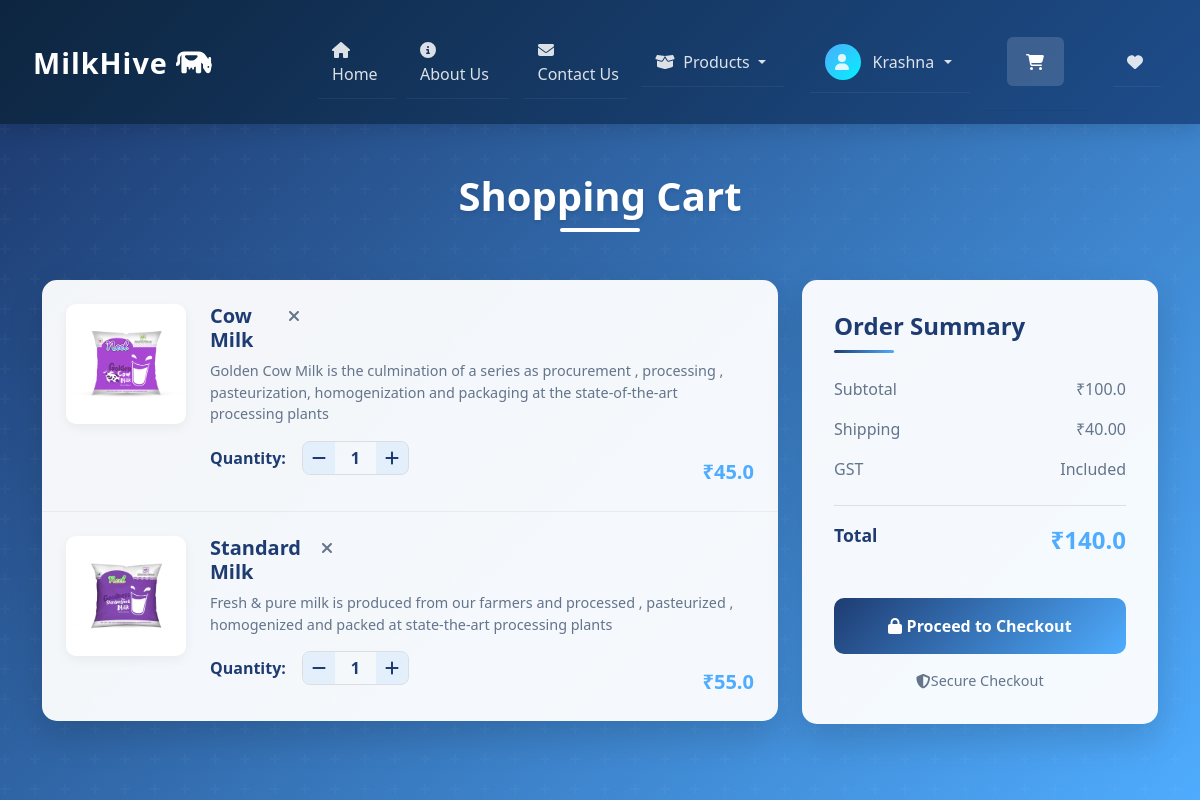
The app's page /cart/ (signed in) with its own data.
### app/models.py (models this page shows, shortened)
class Cart(models.Model):
    user = models.ForeignKey(User,on_delete=models.CASCADE)
    product = models.ForeignKey(Product,on_delete=models.CASCADE)
    quantity = models.PositiveIntegerField(default=1)

class Product(models.Model):
    title = models.CharField(max_length=100)
    selling_price = models.FloatField()
    discounted_price = models.FloatField()
    description = models.TextField()
    composition = models.TextField(default='')
    prodapp = models.TextField(default='')
    category = models.CharField(choices=CATEGORY_CHOICES, max_length=2)
    product_image = models.ImageField(upload_to='product')

### app/views.py (the view)
# urls.py: path("cart/", views.show_cart,name="showcart"),
def show_cart(request):
    user = request.user
    cart = Cart.objects.filter(user=user)
    amount = 0
    for p in cart:
        value = p.quantity * p.product.discounted_price
        amount = amount + value
    totalamount = amount + 40
    return render(request,'app/addtocart.html',locals())

### app/templates/app/addtocart.html (shortened to what this page needs)
{% extends "app/base.html" %}
{% load static %}
{% block main-content %}
<div class="cart-container">
    <div class="container">
        <div class="cart-header animate__animated animate__fadeInDown">
            <h1 class="cart-title">Shopping Cart</h1>
            <div class="title-underline"></div>
        </div>
        {% if cart %}
        <div class="row cart-content">
            <div class="col-lg-8 col-md-7">
                <div class="cart-items-container animate__animated animate__fadeInLeft">
                    {% for item in cart %}
                    <div class="cart-item">
                        <div class="item-image">
                            <img src="{{ item.product.product_image.url }}" alt="{{ item.product.title }}" class="img-fluid">
                        </div>
                        <div class="item-details">
                            <div class="item-header">
                                <h3 class="item-title">{{ item.product.title }}</h3>
                                <a href="#" class="remove-item remove-cart" pid="{{ item.product.id }}">
                                    <i class="fas fa-times"></i>
                                </a>
                            </div>
                            <p class="item-desc">{{ item.product.description }}</p>
                            <div class="item-quantity">
                                <span class="quantity-label">Quantity:</span>
                                <div class="quantity-control">
                                    <a class="quantity-btn minus-cart" pid="{{ item.product.id }}">
                                        <i class="fas fa-minus"></i>
                                    </a>
                                    <span class="quantity-value" id="quantity">{{ item.quantity }}</span>
                                    <a class="quantity-btn plus-cart" pid="{{ item.product.id }}">
                                        <i class="fas fa-plus"></i>
                                    </a>
                                </div>
                            </div>
                            <div class="item-price">₹{{ item.product.discounted_price }}</div>
                        </div>
                    </div>
                    {% endfor %}
                </div>
            </div>
            <div class="col-lg-4 col-md-5">
                <div class="cart-summary animate__animated animate__fadeInRight">
                    <h2 class="summary-title">Order Summary</h2>
                    <div class="summary-items">
                        <div class="summary-item">
                            <span class="item-label">Subtotal</span>
                            <span class="item-value" id="amount">₹{{ amount }}</span>
                        </div>
                        <div class="summary-item">
                            <span class="item-label">Shipping</span>
                            <span class="item-value">₹40.00</span>
                        </div>
                        <div class="summary-item">
                            <span class="item-label">GST</span>
                            <span class="item-value">Included</span>
                        </div>
                    </div>
                    <div class="summary-total">
                        <span class="total-label">Total</span>
                        <span class="total-value" id="totalamount">₹{{ totalamount }}</span>
                    </div>
                    <a href="{% url 'checkout' %}" class="btn checkout-btn">
                        <i class="fas fa-lock"></i> Proceed to Checkout
                    </a>
                    <div class="secure-checkout">
                        <i class="fas fa-shield-alt"></i>
                        <span>Secure Checkout</span>
                    </div>
                </div>
            </div>
        </div>
        {% endif %}
    </div>
</div>
{% endblock main-content %}

### app/templates/app/base.html (shortened to what this page needs)
<!DOCTYPE html>
{% load static %}
<html lang="en">
<head>
    <link href="https://cdn.jsdelivr.net/npm/bootstrap@5.3.3/dist/css/bootstrap.min.css" rel="stylesheet">
    <link rel="stylesheet" href="{% static 'app/css/owl.carousel.min.css' %}" />
    <link rel="stylesheet" href="{% static 'app/css/all.min.css' %}" />
    <link rel="stylesheet" href="{% static 'app/css/style.css' %}" />
    <link rel="stylesheet" href="https://cdnjs.cloudflare.com/ajax/libs/animate.css/4.1.1/animate.min.css" />
    <link rel="stylesheet" href="https://cdnjs.cloudflare.com/ajax/libs/font-awesome/6.0.0/css/all.min.css" />
</head>
<body>
  <nav class="navbar navbar-expand-lg custom-navbar animate__animated animate__fadeInDown">
        <div class="container-fluid">
          <a class="navbar-brand animate__animated animate__fadeIn" href="{%url 'home' %}">
            <span class="brand-logo">MilkHive<i class="fas fa-cow ms-2"></i></span>
          </a>
          <div class="collapse navbar-collapse" id="navbarSupportedContent">
            <ul class="navbar-nav me-auto mb-2 mb-lg-0">
              {% if request.user.is_authenticated %}
              <li class="nav-item animate__animated animate__fadeIn" style="animation-delay: 0.1s;">
                <a class="nav-link {% if request.path == '/' %}active{% endif %}" aria-current="page" href="{%url 'home' %}">
                    <i class="fas fa-home me-1"></i> Home
                </a>
              </li>
              <li class="nav-item d-flex animate__animated animate__fadeIn" style="animation-delay: 0.3s;">
                <a class="nav-link {% if request.path == '/about/' %}active{% endif %}" href="{% url 'about' %}">
                    <i class="fas fa-info-circle me-1"></i> About&nbsp;Us
                </a>
                <a class="nav-link {% if request.path == '/contact/' %}active{% endif %}" href="{% url 'contact' %}">
                    <i class="fas fa-envelope me-1"></i> Contact&nbsp;Us
                </a>
              </li>
              {% endif %}
            </ul>
            <div class="d-flex align-items-center ms-auto">
              {% if request.user.is_authenticated %}
              <div class="nav-item dropdown animate__animated animate__fadeIn me-3" style="animation-delay: 0.2s;">
                <a class="nav-link dropdown-toggle {% if 'category' in request.path %}active{% endif %}" href="#" role="button" data-bs-toggle="dropdown" aria-expanded="false">
                  <i class="fas fa-box-open me-1"></i> Products
                </a>
              </div>
              {% endif %}
              <ul class="navbar-nav d-flex flex-row align-items-center mb-0">
                {% if request.user.is_authenticated %}
                <li class="nav-item dropdown user-item animate__animated animate__fadeIn" style="animation-delay: 0.6s;">
                    <a class="nav-link dropdown-toggle" href="#" role="button" data-bs-toggle="dropdown" aria-expanded="false">
                      <div class="user-icon">
                        <i class="fas fa-user"></i>
                      </div>
                      Krashna
                    </a>
              </li>
                <li class="nav-item mx-2 cart-item animate__animated animate__fadeIn" style="animation-delay: 0.7s;">
                    <a href="{% url 'showcart' %}" class="nav-link {% if 'cart' in request.path %}active{% endif %}" data-bs-toggle="tooltip" data-bs-placement="bottom" title="Your Cart">
                        <div class="position-relative">
                            <i class="fas fa-shopping-cart"></i>
                        </div>
                    </a>
                </li>
                <li class="nav-item mx-2 wishlist-item animate__animated animate__fadeIn" style="animation-delay: 0.8s;">
                    <a href="#" class="nav-link" data-bs-toggle="tooltip" data-bs-placement="bottom" title="Your Wishlist">
                        <div class="position-relative">
                            <i class="fas fa-heart"></i>
                        </div>
                    </a>
                </li>
                {%endif%}
          </ul>
            </div>
          </div>
        </div>
      </nav>
      {% block  main-content%} {% endblock main-content%}
</body>
</html>

### app/static/app/css/style.css (style rules this page uses)
.goodnessseccont img,a { width:100%; }

### app/templates/app/base.html (style rules this page uses)
.custom-navbar { background: linear-gradient(135deg, #0d253f, #1e4d8b); padding: 0.8rem 1rem; box-shadow: 0 4px 20px rgba(0, 0, 0, 0.15); position: sticky; top: 0; z-index: 1000; transition: all 0.4s ease; }
.navbar-brand { transition: all 0.3s ease; }
.brand-logo { font-size: 1.8rem; font-weight: 800; color: #fff; letter-spacing: 1px; position: relative; padding: 0 5px; text-decoration: none; }
.brand-logo::before { content: ''; position: absolute; bottom: 0; left: 0; width: 100%; height: 3px; background: linear-gradient(to right, #4facfe, #00f2fe); transform-origin: right; transform: scaleX(0); transition: transform 0.4s ease-out; border-radius: 2px; }
.nav-link { color: rgba(255, 255, 255, 0.85) !important; font-weight: 500; padding: 0.8rem 1.2rem !important; border-radius: 6px; margin: 0 2px; position: relative; overflow: hidden; transition: all 0.3s ease; z-index: 1; }
.nav-link::before { content: ''; position: absolute; top: 0; left: 0; width: 100%; height: 100%; background: rgba(255, 255, 255, 0.12); transform: translateY(100%); transition: transform 0.3s ease; z-index: -1; border-radius: 6px; }
.user-item { position: relative; }
.user-item .nav-link { display: flex; align-items: center; gap: 6px; }
.user-icon { display: flex; align-items: center; justify-content: center; width: 36px; height: 36px; background: linear-gradient(135deg, #4facfe, #00f2fe); border-radius: 50%; margin-right: 6px; transition: all 0.3s ease; }
.cart-item .nav-link, .wishlist-item .nav-link { display: flex; align-items: center; }
.nav-link.active { background: rgba(255, 255, 255, 0.15); color: white !important; }

### records on screen
Cart: product.product_image (picture), product "Cow Milk", product.description "Golden Cow Milk is the culmination of a series as procurement , processing , pasteurization, homogenization and packaging at the state-of-the-art processing plants", quantity "1", product.discounted_price "45.0"
Cart: product.product_image (picture), product "Standard Milk", product.description "Fresh & pure milk is produced from our farmers and processed , pasteurized , homogenized and packed at state-the-art processing plants", quantity "1", product.discounted_price "55.0"

### other values on screen
{{ amount }} "100.0"
{{ totalamount }} "140.0"
